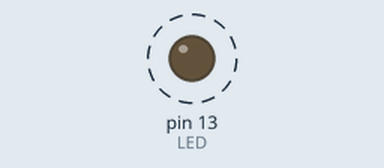
Simulated run of this sketch. Board: Arduino Uno, built with avr-gcc and run on an emulated ATmega328P. Shown: output pins drawn as LEDs (lit = HIGH). Dashed ring = blinking.

Above: at 0.2 s.
Timing chart, 0 to 3.0 s (numbered marks = the images above):
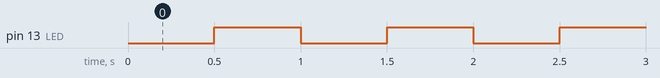

The sketch:

millis_4.ino
```cpp
const int LED=13;

void setup() {
  pinMode(LED_BUILTIN, OUTPUT);
}

// the loop function runs over and over again forever
void loop() {
  for(int on_off=0;on_off<=1;on_off++){
  digitalWrite(LED,on_off);   // turn the LED off by making the voltage LOW
  delay(500);                      // wait for a second
}
}
```

Measured:
- by itself, pin 13 (LED): alternates HIGH for 0.50 s and LOW for 0.50 s
